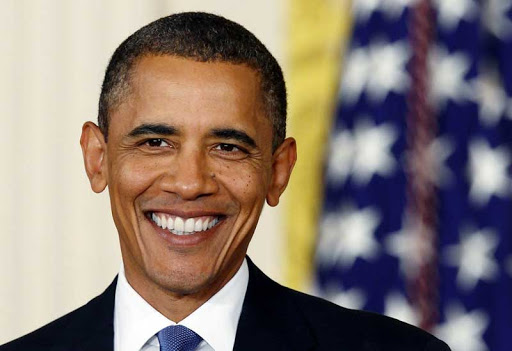
#> input picture FaceDetector/1sample.jpg, 512 x 351 px, given in place of the camera
$ python middlecode.py
#> lines starting #> are read from the running program, lines starting #| are printed output that depends on the picture; after the words box and inside, x2 and y2 are one past the last pixel; in counts of white or black regions, pixels touching at a corner belong together
#> further down, frame is the input picture: shape (351, 512, 3); mean B, G, R 115.3, 122.2, 136.1
from __future__ import print_function
import cv2 as cv
import argparse

def detectAndDisplay(frame):
    frame_gray = cv.cvtColor(frame, cv.COLOR_BGR2GRAY)
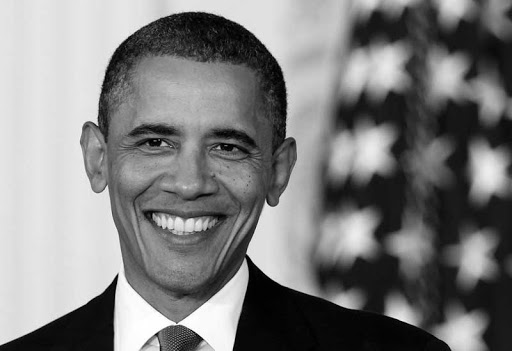
#> frame_gray: shape (351, 512); min 0, max 255, mean 125.5
    frame_gray = cv.equalizeHist(frame_gray) #밝기를 비교적 균일하게 조정
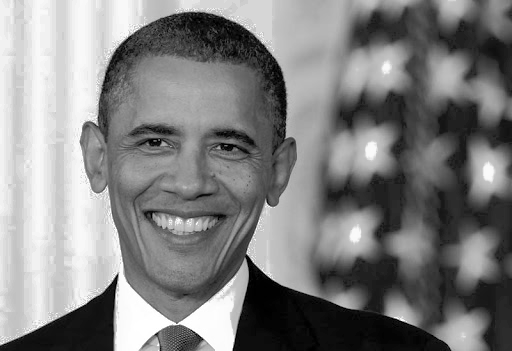
#> frame_gray: shape (351, 512); min 0, max 255, mean 128.6
    #-- Detect faces
    faces = face_cascade.detectMultiScale(frame_gray) #얼굴 찾기(전체에서)
#> faces = [[96, 68, 189, 189]]
    for (x,y,w,h) in faces:
        center = (x + w//2, y + h//2)
        frame = cv.ellipse(frame, center, (w//2, h//2), 0, 0, 360, (255, 0, 255), 4)#원 그리기
        faceROI = frame_gray[y:y+h,x:x+w]
        #-- In each face, detect eyes
        eyes = eyes_cascade.detectMultiScale(faceROI) #눈 찾기 (얼굴에서)
        for (x2,y2,w2,h2) in eyes:
            eye_center = (x + x2 + w2//2, y + y2 + h2//2)
            radius = int(round((w2 + h2)*0.25))
            frame = cv.circle(frame, eye_center, radius, (255, 0, 0 ), 4)
#> this loop made 1 pass
#> (x, y, w, h, center, eyes) on pass 1: (96, 68, 189, 189, (190, 162), [[41, 58, 35, 35], [106, 56, 47, 47]])
#> pass 1, in detectAndDisplay, `frame = cv.ellipse(frame, center, (w//2, h//2), 0, 0, 360, (255, 0, 25..`:
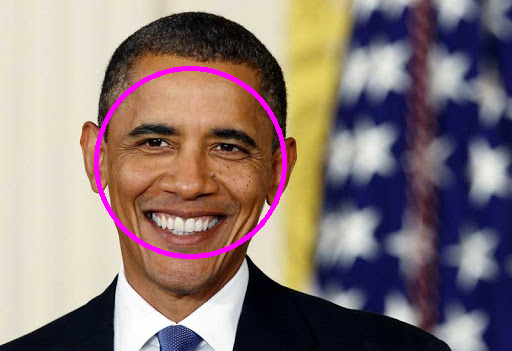
#> frame: shape (351, 512, 3); 1.63% of pixels changed, all inside (x1, y1, x2, y2) = (94, 66, 287, 259)
#> pass 1, in detectAndDisplay, `faceROI = frame_gray[y:y+h,x:x+w]`:
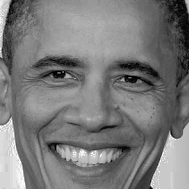
#> faceROI: shape (189, 189); min 0, max 251, mean 122.3
#> after the loop:
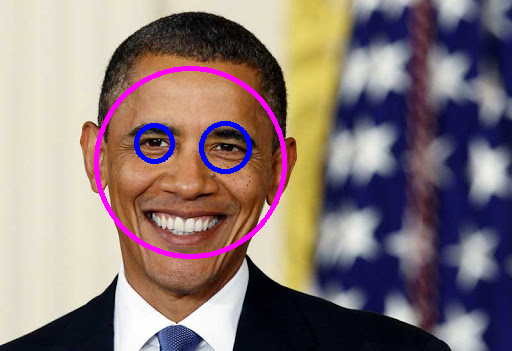
#> frame: shape (351, 512, 3); 0.74% of pixels changed, all inside (x1, y1, x2, y2) = (134, 121, 252, 174)
    cv.imshow('Capture - Face detection', frame) #창 이름

parser = argparse.ArgumentParser(description='Code for Cascade Classifier tutorial.')
parser.add_argument('--face_cascade', help='Path to face cascade.', default='data/haarcascades/haarcascade_frontalface_alt.xml')
parser.add_argument('--eyes_cascade', help='Path to eyes cascade.', default='data/haarcascades/haarcascade_eye_tree_eyeglasses.xml')
parser.add_argument('--camera', help='Camera divide number.', type=int, default=0)
args = parser.parse_args()
face_cascade_name = args.face_cascade
eyes_cascade_name = args.eyes_cascade
face_cascade = cv.CascadeClassifier()
eyes_cascade = cv.CascadeClassifier()

#-- 1. Load the cascades
if not face_cascade.load(cv.samples.findFile(face_cascade_name)):
    print('--(!)Error loading face cascade')
    exit(0)
if not eyes_cascade.load(cv.samples.findFile(eyes_cascade_name)):
    print('--(!)Error loading eyes cascade')
    exit(0)
camera_device = args.camera

#-- 2. Read the video stream
cap = cv.VideoCapture(camera_device)
if not cap.isOpened:
    print('--(!)Error opening video capture')
    exit(0)
while True:
    ret, frame = cap.read()
    if frame is None:
        print('--(!) No captured frame -- Break!')
        break
    detectAndDisplay(frame)
    if cv.waitKey(10) == 27:
#> (key Esc is pressed here)
        break

$ run again, on FaceDetector/2sample.jpg
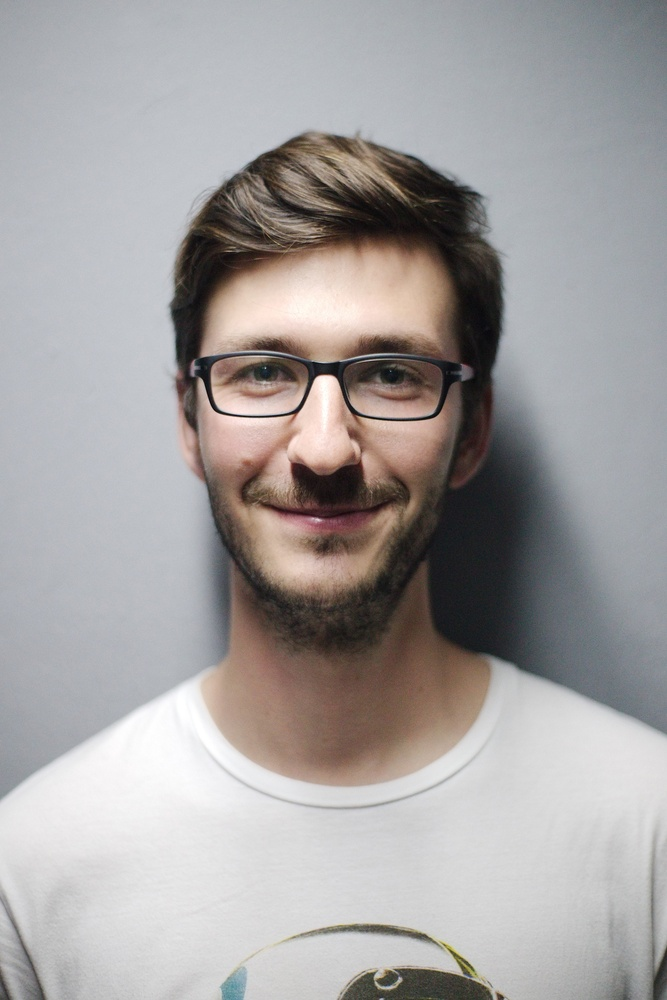
#> input picture FaceDetector/2sample.jpg, 667 x 1000 px, shrunk from 3476 x 5214 before the run, given in place of the camera
#> frame is the input picture: shape (1000, 667, 3); mean B, G, R 160.4, 160.8, 164.2
#> in detectAndDisplay, `frame_gray = cv.equalizeHist(frame_gray)`:
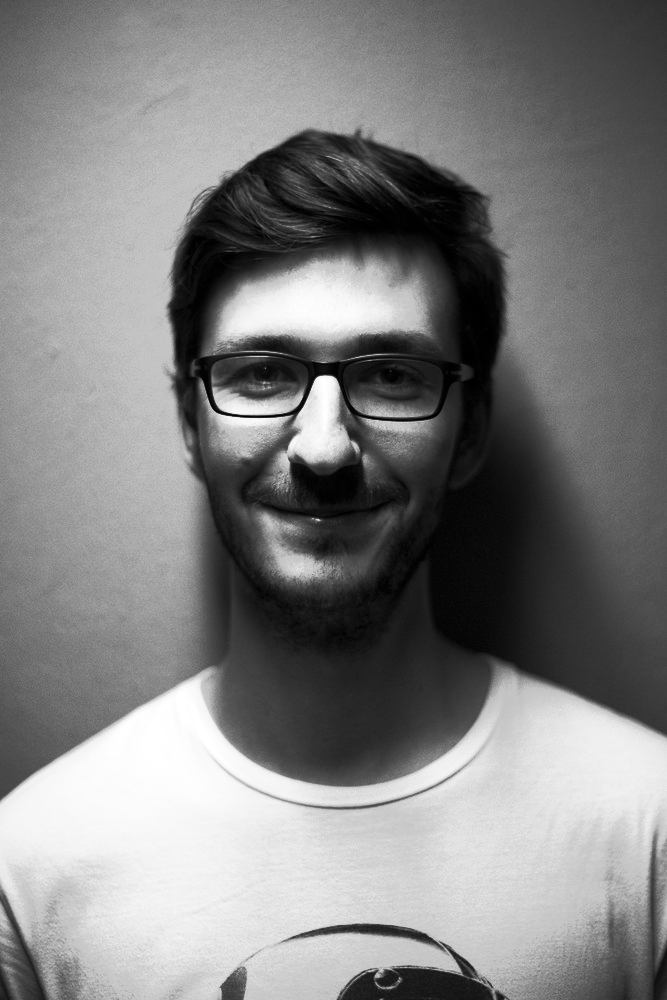
#> frame_gray: shape (1000, 667); min 0, max 255, mean 128.4
#> faces = [[143, 233, 367, 367]]
#> the loop in detectAndDisplay, `for (x,y,w,h) in faces:` made 1 pass
#> (x, y, w, h, center) on pass 1: (143, 233, 367, 367, (326, 416))
#> pass 1, in detectAndDisplay, `faceROI = frame_gray[y:y+h,x:x+w]`:
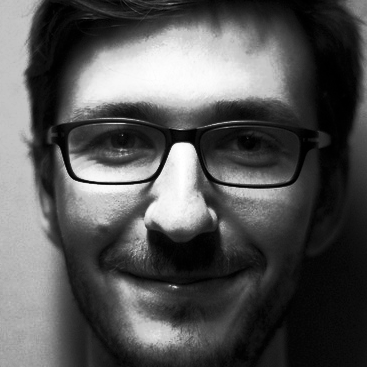
#> faceROI: shape (367, 367); min 0, max 255, mean 85.8

$ run again, on FaceDetector/sample.jpg
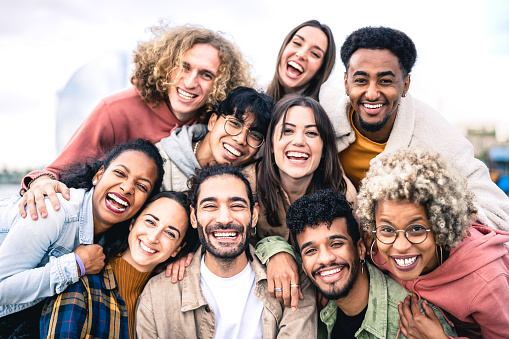
#> input picture FaceDetector/sample.jpg, 509 x 339 px, given in place of the camera
#> frame is the input picture: shape (339, 509, 3); mean B, G, R 156.2, 161.2, 181.9
#> in detectAndDisplay, `frame_gray = cv.equalizeHist(frame_gray)`:
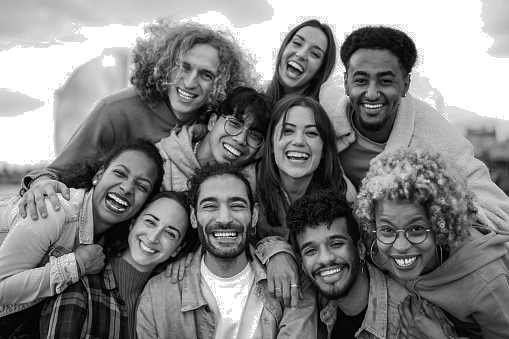
#> frame_gray: shape (339, 509); min 0, max 255, mean 130.3
#> faces = [[268, 108, 61, 61], [168, 52, 54, 54], [336, 50, 74, 74], [188, 177, 71, 71], [290, 219, 69, 69], [365, 201, 72, 72]]
#> the loop in detectAndDisplay, `for (x,y,w,h) in faces:` made 6 passes
#> (x, y, w, h, center) on passes 1 to 6: (268, 108, 61, 61, (298, 138)), (168, 52, 54, 54, (195, 79)), (336, 50, 74, 74, (373, 87)), (188, 177, 71, 71, (223, 212)), (290, 219, 69, 69, (324, 253)), (365, 201, 72, 72, (401, 237))
#> after the loop in detectAndDisplay, `for (x,y,w,h) in faces:`:
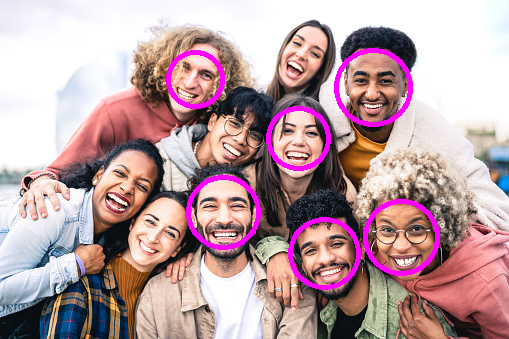
#> frame: shape (339, 509, 3); mean B, G, R 161.7, 157.2, 186.1
